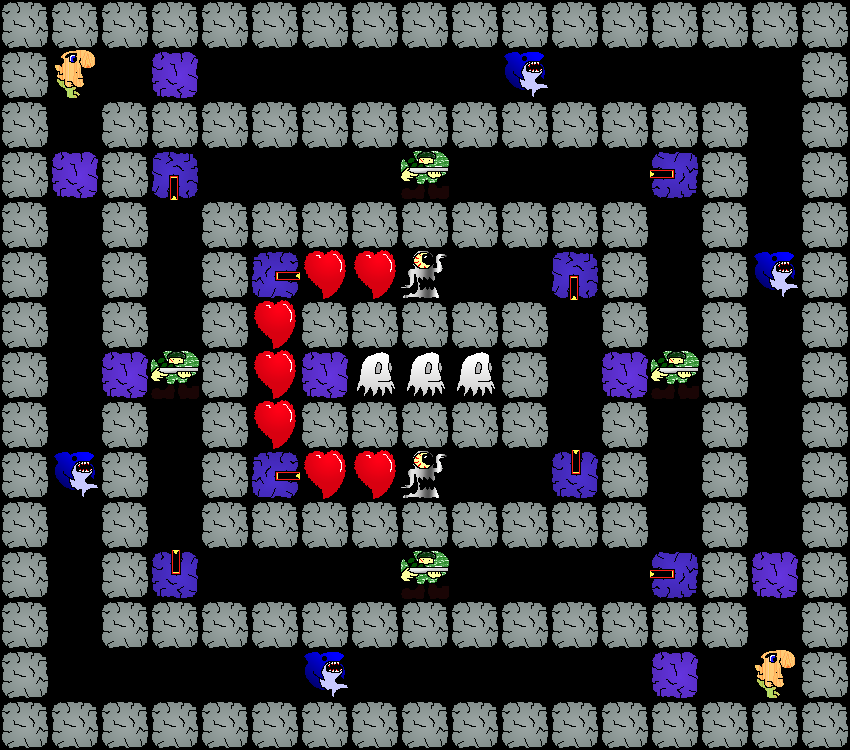

Tiled map render using the project's own tile images. Description and the map definition, with tile-layer contents summarised, below:
An orthogonal 17x15 tile map with 50x50 px tiles, 1 tile layer (Action).

<map version="1.0" orientation="orthogonal" width="17" height="15" tilewidth="50" tileheight="50">
 <tileset firstgid="1" name="Tiles" tilewidth="50" tileheight="50">
  <image source="Tileset2.png" width="256" height="256" />
  <tile id="0">
   <properties>
    <property name="Direction" value="kRight" />
    <property name="Type" value="Turret" />
   </properties>
  </tile>
  <tile id="1">
   <properties>
    <property name="Direction" value="kUp" />
    <property name="Type" value="Sentry" />
   </properties>
  </tile>
  <tile id="2">
   <properties>
    <property name="Type" value="BreakableBlock" />
   </properties>
  </tile>
  <tile id="3">
   <properties>
    <property name="Type" value="Block" />
   </properties>
  </tile>
  <tile id="5">
   <properties>
    <property name="Direction" value="kDown" />
    <property name="Type" value="Turret" />
   </properties>
  </tile>
  <tile id="6">
   <properties>
    <property name="Direction" value="kDown" />
    <property name="Type" value="Sentry" />
   </properties>
  </tile>
  <tile id="7">
   <properties>
    <property name="Type" value="Player" />
   </properties>
  </tile>
  <tile id="8">
   <properties>
    <property name="Type" value="Shark" />
   </properties>
  </tile>
  <tile id="10">
   <properties>
    <property name="Direction" value="kLeft" />
    <property name="Type" value="Turret" />
   </properties>
  </tile>
  <tile id="11">
   <properties>
    <property name="Direction" value="kRight" />
    <property name="Type" value="Sentry" />
   </properties>
  </tile>
  <tile id="12">
   <properties>
    <property name="Type" value="Ghost" />
   </properties>
  </tile>
  <tile id="13">
   <properties>
    <property name="Direction" value="Rotate" />
    <property name="Type" value="Turret" />
   </properties>
  </tile>
  <tile id="15">
   <properties>
    <property name="Direction" value="kUp" />
    <property name="Type" value="Turret" />
   </properties>
  </tile>
  <tile id="16">
   <properties>
    <property name="Direction" value="kLeft" />
    <property name="Type" value="Sentry" />
   </properties>
  </tile>
  <tile id="17">
   <properties>
    <property name="Type" value="Gangster" />
   </properties>
  </tile>
  <tile id="18">
   <properties>
    <property name="Type" value="FireLizard" />
   </properties>
  </tile>
  <tile id="20">
   <properties>
    <property name="Type" value="Soldier" />
   </properties>
  </tile>
  <tile id="21">
   <properties>
    <property name="Type" value="Heart" />
   </properties>
  </tile>
  <tile id="22">
   <properties>
    <property name="Type" value="StorBot" />
   </properties>
  </tile>
  <tile id="23">
   <properties>
    <property name="Direction" value="Rotate" />
    <property name="Type" value="Sentry" />
   </properties>
  </tile>
 </tileset>
 <layer name="Action" width="17" height="15">
  <properties>
   <property name="ColorValue0" value="255" />
   <property name="ColorValue1" value="0" />
   <property name="ColorValue2" value="0" />
   <property name="ColorValue3" value="100" />
  </properties>
  <data>[255 cells, 178 non-empty, 12 distinct tile ids]</data>
 </layer>
</map>
